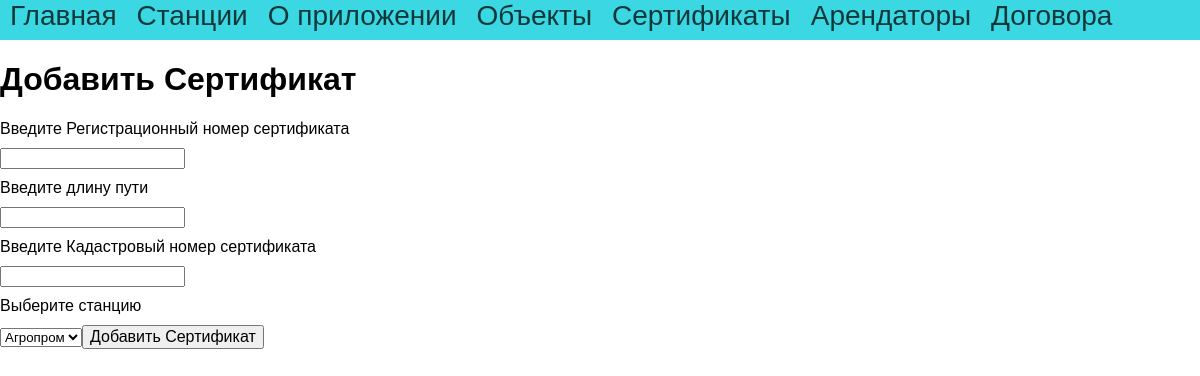
/certificates, run on the app's committed database.
### tables this page shows
CREATE TABLE mainmenu (
id integer PRIMARY KEY AUTOINCREMENT, 
title text NOT NULL, 
url text NOT NULL
);

### app.py (the view, shortened to what this page needs)
@app.route("/certificates", methods=["POST", "GET"])
def certificates():
    db = get_db()
    dbase = FDataBase(db)
    return render_template('certificates.html', menu=dbase.getMenu(), title="Добавить Сертификат", stations=dbase.getStationAnonce())

### FDataBase.py (called while the page is built)
    def getMenu(self):
        sql = '''SELECT * FROM mainmenu'''
        try:
            self.__cur.execute(sql)
            res = self.__cur.fetchall()
            if res: return res
        except:
            print("Ошибка чтения из БД")
        return []

    def getStationAnonce(self):
        try:
            self.__cur.execute(f"SELECT StationId, StationName, url FROM stations ORDER BY StationName")
            res = self.__cur.fetchall()
            if res: return res
        except sqlite3.Error as e:
            print("Ошибка получения станции из БД"+str(e))
        return[]

### app.py (called while the page is built)
def connect_db():
    conn = sqlite3.connect(app.config['DATABASE'])
    conn.row_factory = sqlite3.Row
    return conn

def get_db():
    if not hasattr(g, 'link_db'):
        g.link_db = connect_db()
    return g.link_db

### templates/certificates.html (shortened to what this page needs)
{% extends 'base.html' %}
{% block content %}
{{ super() }}
<form action="" method="post" class="form-contact">
    <p><label>Введите Регистрационный номер сертификата</label></p>
    <input type="text" name="name" value="" required />
    <p><label>Введите длину пути</label></p>
    <input type="text" name="length" value="" required />
    <p><label>Введите Кадастровый номер сертификата</label></p>
    <input type="text" name="cadastr" value="" required />
    <p><label>Выберите станцию</label>
            <select name="StationList"/>
                {% for s in stations %}
                    <option value={{s.StationId}}>{{ s.StationName }}</option>
                {% endfor %}
    <p><input type="submit" value="Добавить Сертификат"/>
    </form>
{% endblock %}

### templates/base.html (shortened to what this page needs)
<!DOCTYPE html>
<html>
<head>
<link type="text/css" href="{{ url_for('static', filename='css/styles.css')}}" rel="stylesheet"/>
</head>
<body>
{% block content -%}
        {% block mainmenu -%}
<ul class="mainmenu">
        {% for m in menu -%}
<li><a href="{{m.url}}">{{m.title}}</a></li>
        {% endfor -%}
</ul>
        {% endblock mainmenu -%}
        {% if title -%}
<h1>{{title}}</h1>
        {% else -%}
<h1>Ижпромтранс18</h1>
        {% endif -%}
{% endblock -%}
</body>
</html>

### static/css/styles.css (style rules this page uses)
html, body { font-family: Arial, Helvetica, sans-serif; margin: auto; padding: 0; height: 100%; width: 100%; }
a { color: rgb(0, 202, 202); text-decoration: none; margin: auto; }
ul.mainmenu { list-style: none; background: #3bd7e2; height: 40px; margin: auto; padding: 0; color: rgba(0, 0, 0, 0.74); font-size: 20px; overflow: hidden; }
ul.mainmenu li { float: left; margin: 18px, 40px, 0 50px; }
ul.mainmenu li a { color: rgba(0, 0, 0, 0.74); text-decoration: none; font-size: 28px; margin: 10px; }
.form-contact label { display: inline-block; min-width: 80px; }
.form-contact p { margin: 10px 0 10px 0; }
.form-contact input[type=submit], textarea { font-size: 16px; }

### data on the page
mainmenu: title "Главная"
mainmenu: title "Станции"
mainmenu: title "О приложении"
mainmenu: title "Объекты"
mainmenu: title "Сертификаты"
mainmenu: title "Арендаторы"
mainmenu: title "Договора"

### other printed values
{{ title }} "Добавить Сертификат"
form field StationList "Агропром"
